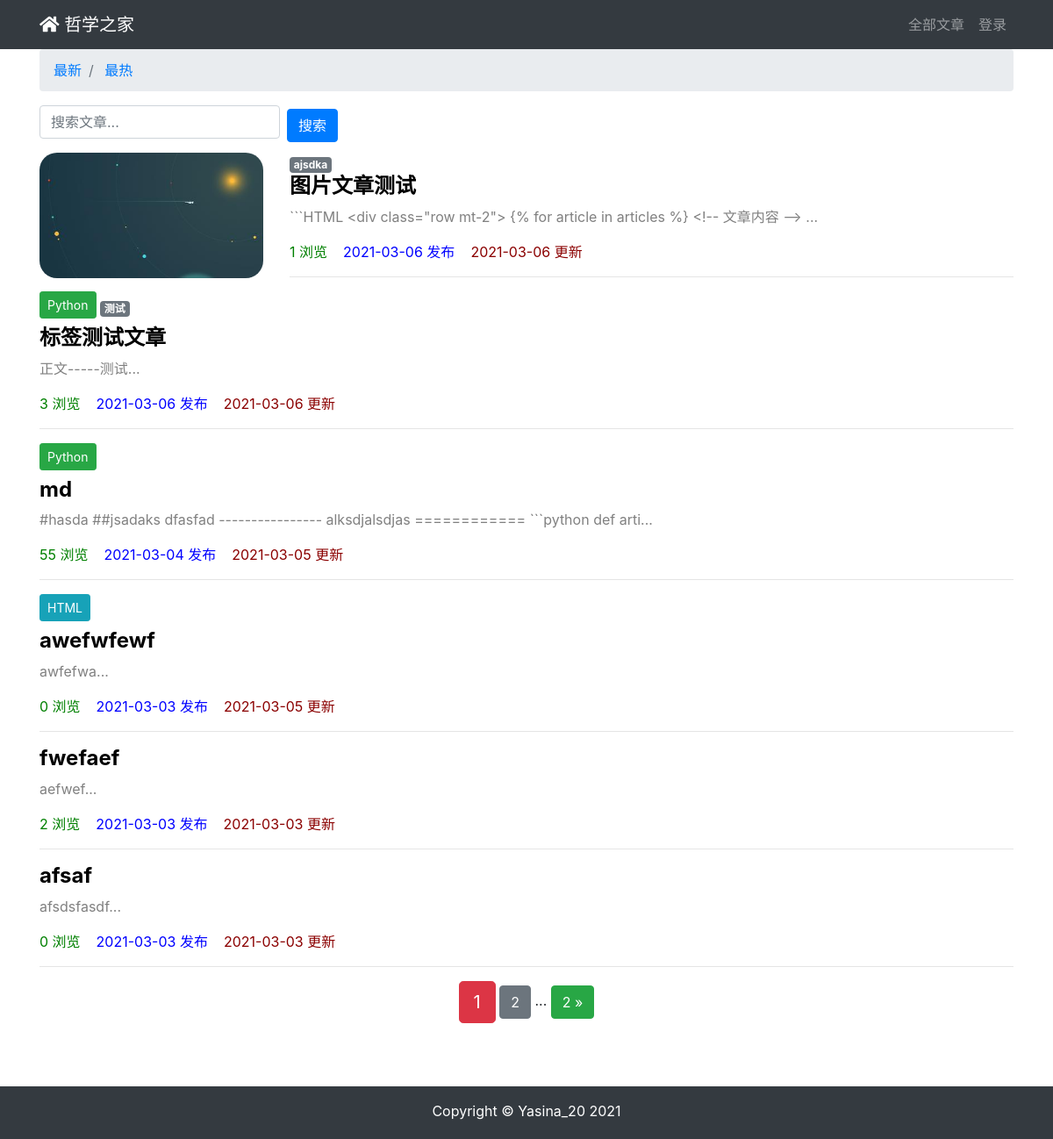
The app's page /, older data.
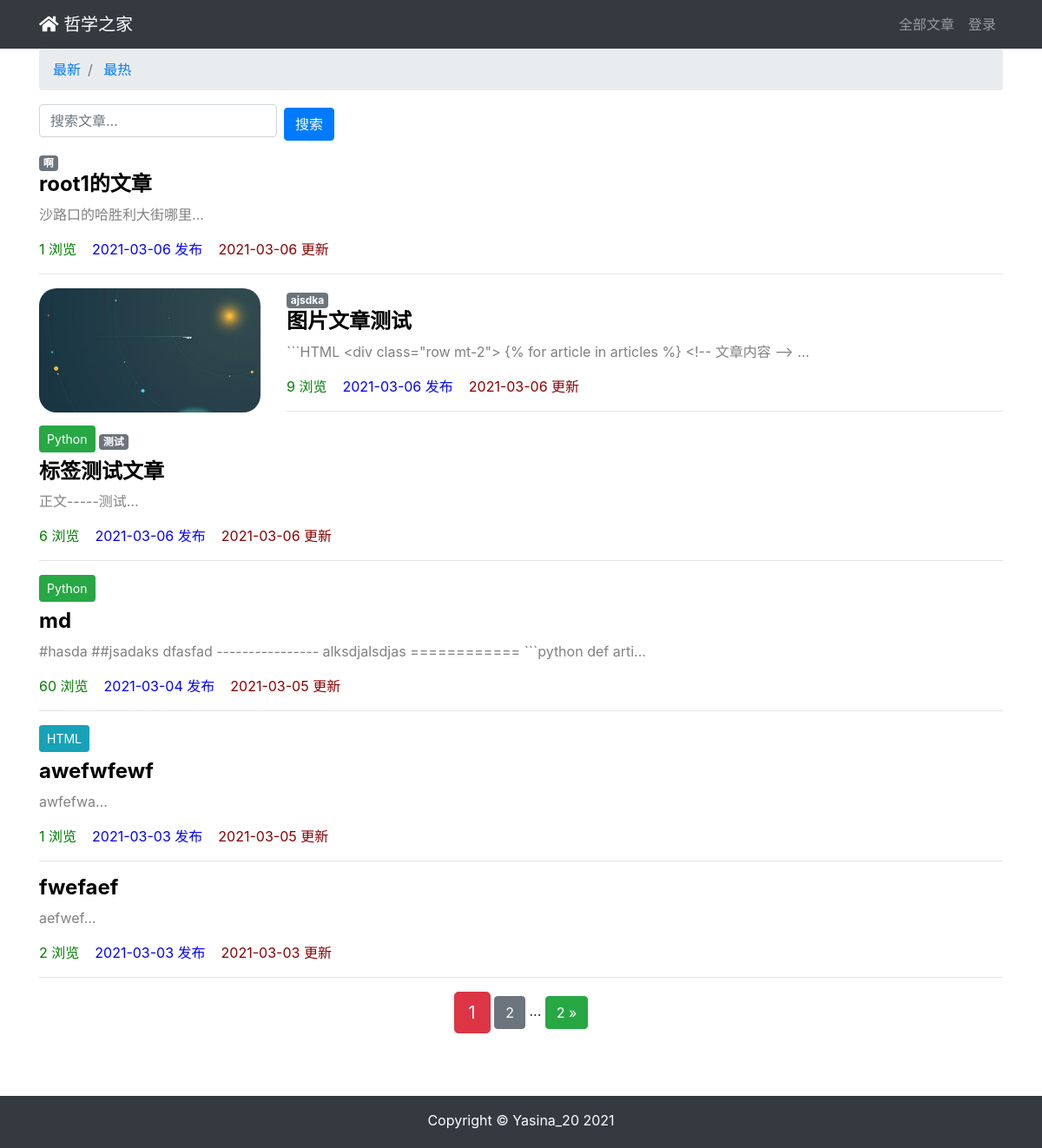
The same page, newer data.
### app01/models.py (models this page shows, shortened)
class ArticlePost(models.Model):
    author = models.ForeignKey(User, on_delete=models.CASCADE)
    title = models.CharField(max_length=100)
    avatar = models.ImageField(upload_to='article/%Y%m%d', blank=True)
    body = models.TextField()  # 保存大量文本用TextField
    created = models.DateTimeField(default=timezone.now)
    updated = models.DateTimeField(auto_now=True)
    total_views = models.PositiveIntegerField(default=0)
    tags = TaggableManager(blank=True)
    column = models.ForeignKey(
        ArticleColumn,
        null=True,
        blank=True,
        on_delete=models.CASCADE,
        related_name='article'
    )
    class Meta:
        ordering = ('-created',)

class ArticleColumn(models.Model):
    title = models.CharField(max_length=100, blank=True)
    created = models.DateTimeField(default=timezone.now)
    def __str__(self):
        return self.title

### app01/views.py (the view)
# urls.py: path('', views.article_list, name='index'),
def article_list(request):
    search = request.GET.get('search')
    order = request.GET.get('order')
    column = request.GET.get('column')
    tag = request.GET.get('tags')
    articles = ArticlePost.objects.all()
    if search:
        articles = articles.filter(
            Q(title__icontains=search) |
            Q(body__icontains=search)
        )
    else:
        search = ''
    if column is not None and column.isdigit():
        articles = articles.filter(column=column)
    if tag and tag != 'None':
        articles = articles.filter(tags__name__in=[tag])
    if order == 'total_views':
        articles = articles.order_by('-total_views')
    paginator = Paginator(articles, 6)
    page = request.GET.get('page')
    articles = paginator.get_page(page)
    context = {'articles': articles,
               'order': order,
               'search': search,
               'tag': tag,
               }
    return render(request, 'article/list.html', context)

### templates/article/list.html (shortened to what this page needs)
{% extends "base.html" %}
{% load static %}
{% block content %}
<div class="container">
    <nav aria-label="breadcrumb">
        <ol class="breadcrumb">
            <li class="breadcrumb-item">
            <a href="{% url 'app01:article_list' %}?search={{ search }}">
                最新</a>
            </li>
             <li class="breadcrumb-item">
            <a href="{% url 'app01:article_list' %}?order=total_views&search={{ search }}">
                最热</a>
             </li>
        </ol>
    </nav>
    <div class="row">
        <div class="col-auto mr-auto">
            <form class="form-inline" >
                <input type="text"
                    class="form-control mb-2 mr-sm-2"
                    name="search"
                    placeholder="搜索文章..."
                >
                <input type="submit" value="搜索" class="btn btn-primary">
            </form>
        </div>
    </div>
    <div class="row mt-2">
        {% for article in articles %}
            {% if article.avatar %}
                <div class="col-3">
                    <img src="{{ article.avatar.url }}" alt="avatar" style="max-width:100%; border-radius: 20px">
                </div>
                <div class="col-9">
            {% else %}
                <div class="col-12">
            {% endif %}
                {% if article.column %}
                    <button type="button"
                        class="btn btn-sm mb-2
                            {% if article.column.title == 'Python' %}
                                btn-success
                            {% elif article.column.title == 'JAVA' %}
                                btn-primary
                            {% elif article.column.title == 'HTML' %}
                                btn-info
                            {% endif %}
                        ">
                        {{ article.column }}
                    </button>
                {% endif %}
                <span>
                    {% for tag in article.tags.all %}
                    <a href="{% url 'article:article_list' %}?tags={{ tag }}" class="badge badge-secondary">{{ tag }}</a>
                    {% endfor %}
                </span>
                <h4>
                    <b>
                        <a href="{% url 'article:article_detail' article.id %}" style="color: black;">
                            {{ article.title }}</a>
                    </b>
                </h4>
                <p style="color: gray;">
                    {{ article.body|slice:'100' }}...
                </p>
                <p>
                    <span style="color: green;">
                        {{ article.total_views }} 浏览&nbsp;&nbsp;&nbsp;
                    </span>
                    <span style="color: blue;">
                        {{ article.created|date:'Y-m-d' }} 发布&nbsp;&nbsp;&nbsp;
                    </span>
                    <span style="color: darkred;">
                        {{ article.updated|date:'Y-m-d' }} 更新
                    </span>
                </p><hr style="width: 100%;"/>
            </div>
        {% endfor %}
    </div>
    <div class="pagination row">
        <div class="m-auto">
            <span class="step-links">
                <span class="current btn btn-danger btn-lg">
                    {{ articles.number }}
                </span>
                {% if articles.has_next %}
                    <a href="?page={{ articles.next_page_number }}&order={{ order }}&search={{ search }}&tag={{ tag }}" class="btn btn-secondary">
                        {{ articles.next_page_number }}
                    </a>
                    <span>...</span>
                    <a href="?page={{ articles.paginator.num_pages }}&order={{ order }}&search={{ search }}&tag={{ tag }}" class="btn btn-success">
                        {{ articles.paginator.num_pages }} &raquo;
                    </a>
                {% endif %}
            </span>
        </div>
    </div>
</div>
{% endblock content %}

### templates/base.html (shortened to what this page needs)
{% load static %}
<!DOCTYPE html>
<html lang="zh-cn">
<head>
    <link rel="stylesheet" href="{% static 'bootstrap/css/bootstrap.css' %}">
    <link rel="stylesheet" href="{% static 'md_css/monokai.css' %}">
    <link rel="stylesheet" href="https://cdn.jsdelivr.net/npm/@fortawesome/fontawesome-free@5.14.0/css/all.min.css">
</head>
<body>
    {% include 'header.html' %}
    <div id="wrapper">
    {% block content %}{% endblock content %}
        <div id="push"></div>
    </div>
    {% include 'footer.html' %}
</body>
</html>

### templates/header.html (shortened to what this page needs)
<nav class="navbar navbar-expand-lg navbar-dark bg-dark">
    <div class="container">
    <a class="navbar-brand" href="#">
        <i class="fas fa-home"></i>
        哲学之家
    </a>
    <div>
      <ul class="navbar-nav">
        <li class="nav-item">
           <a class="nav-link" href="{% url 'app01:article_list' %}">全部文章</a>
        </li>
        {% if user.is_authenticated %}
        <li class="nav-item dropdown">
            <a class="nav-link dropdown-toggle" href="#" id="navbarDropdown" role="button" data-toggle="dropdown" aria-haspopup="true" aria-expanded="false">
              {{ user.username }}
            </a>
            <div class="dropdown-menu" aria-labelledby="navbarDropdown">
                <a class="dropdown-item" href="{% url 'app01:article_create' %}">写文章</a>
                <a class="dropdown-item" href='{% url "userprofile:edit" user.id %}'>个人信息</a>
                <a class="dropdown-item" href="#" onclick="user_delete()">删除用户</a>
                <a class="dropdown-item" href="{% url 'userprofile:logout' %}">退出登录</a>
            </div>
        </li>
        {% else %}
        <li class="nav-item">
            <a class="nav-link" href="/accounts/login/">登录</a>
        </li>
        {% endif %}
      </ul>
    </div>
  </div>
</nav>

### templates/footer.html
{% load static %}
<div>
    <br><br><br>
</div>
<footer class="py-3 bg-dark" id="footer">
    <div class="container">
        <p class="m-0 text-center text-white">Copyright &copy; Yasina_20 2021</p>
    </div>
</footer>

### templates/base.html (style rules this page uses)
html, body { height: 100%; margin: 0; }
#wrapper { min-height: 100%; margin-bottom: -60px; }
#footer, #push { height: 60px; }

Row changes from the older to the newer data that the page shows:
no longer on this page (row unchanged): ArticlePost: title "afsaf", body "afsdsfasdf", total_views "0", created "2021-03-03", updated "2021-03-03"
added ArticlePost: title "root1的文章", body "沙路口的哈胜利大街哪里", total_views "1", created "2021-03-06", updated "2021-03-06"
added Tag: name "啊", shown under "root1的文章"
changed ArticlePost "图片文章测试": total_views "1" → "9"
changed ArticlePost "标签测试文章": total_views "3" → "6"
changed ArticlePost "md": total_views "55" → "60"
changed ArticlePost "awefwfewf": total_views "0" → "1"
